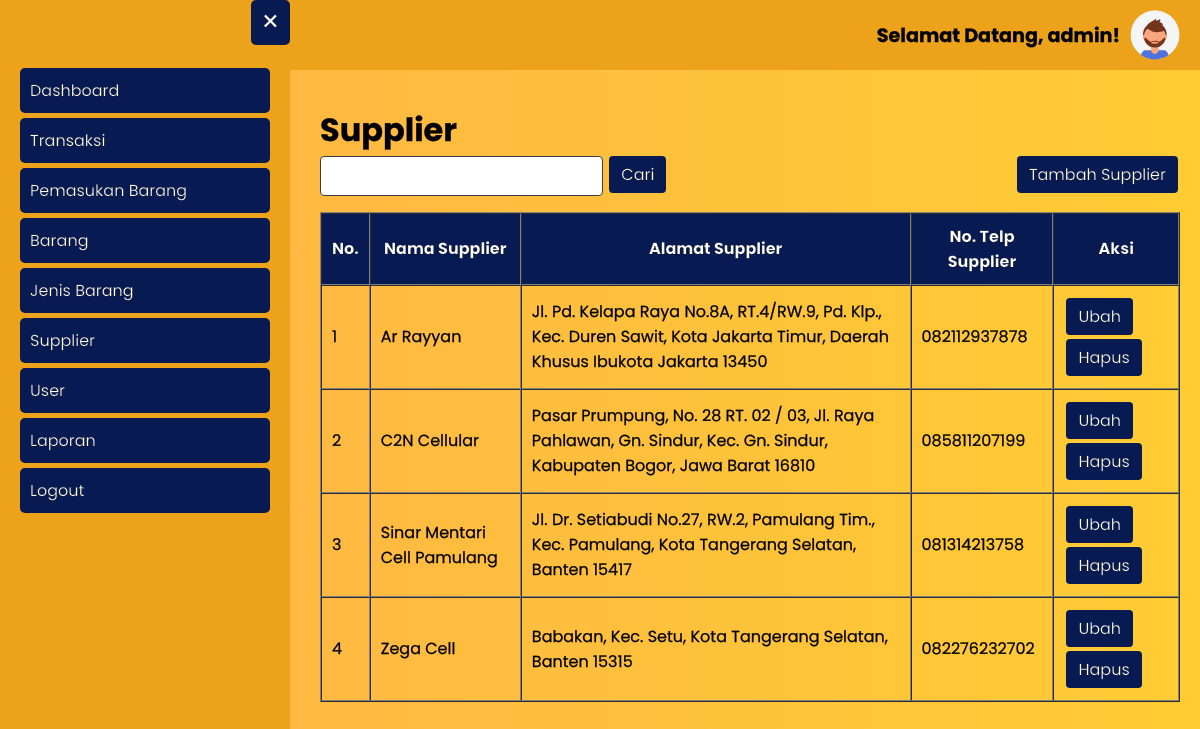
Page /supplier/supplier.php (signed in) on the committed database.
### tables this page shows
CREATE TABLE `user` (
  `id_user` int(11) NOT NULL,
  `username` varchar(20) NOT NULL,
  `password` varchar(300) NOT NULL,
  `hak_akses` enum('administrator','operator') NOT NULL,
  `nama_lengkap` varchar(50) NOT NULL,
  `no_telp_user` varchar(20) NOT NULL
);

CREATE TABLE `supplier` (
  `id_supplier` int(11) NOT NULL,
  `nama_supplier` varchar(50) NOT NULL,
  `alamat_supplier` text NOT NULL,
  `no_telp_supplier` varchar(20) NOT NULL
);

### supplier/supplier.php (the view, shortened to what this page needs)
<?php
require_once '../koneksi.php';
$supplier = mysqli_query($koneksi, "SELECT * FROM supplier ORDER BY nama_supplier ASC");
$id_user = htmlspecialchars($_SESSION['id_user']);
$data_profile = mysqli_fetch_assoc(mysqli_query($koneksi, "SELECT * FROM user WHERE id_user = '$id_user'"));
?>
<html>
<head>
	<?php include_once '../include/head.php'; ?>
</head>
<body class="bg-gradient">
    <?php include_once '../include/topbar.php' ?>
	<?php include_once '../include/sidebar.php'; ?>
	<div class="main-content">
		<div class="my">
			<h1>Supplier</h1>
			<form method="get" class="inline-block form-cari-input">
				<input type="text" name="cari" value="<?= (isset($_GET['btnCari'])? $cari : ''); ?>">
				<button type="submit" class="btn" name="btnCari">Cari</button>
			</form>
			<a href="<?= BASE_URL; ?>supplier/tambah_supplier.php" class="btn float-right">Tambah Supplier</a>
			<table border="1" cellpadding="10" cellspacing="0">
				<thead class="thead">
					<tr>
						<th>No.</th>
						<th>Nama Supplier</th>
						<th>Alamat Supplier</th>
						<th>No. Telp Supplier</th>
						<?php if ($data_profile['hak_akses'] == 'administrator'): ?>
							<th>Aksi</th>
						<?php endif ?>
					</tr>
				</thead>
				<tbody>
					<?php $i = 1; ?>
					<?php foreach ($supplier as $ds): ?>
						<tr>
							<td><?= $i++; ?></td>
							<td><?= $ds['nama_supplier']; ?></td>
							<td><?= $ds['alamat_supplier']; ?></td>
							<td><?= $ds['no_telp_supplier']; ?></td>
							<?php if ($data_profile['hak_akses'] == 'administrator'): ?>
								<td>
									<a href="ubah_supplier.php?id_supplier=<?= $ds['id_supplier']; ?>" class="btn">Ubah</a>
									<a onclick="return confirm('Apakah Anda yakin ingin menghapus supplier <?= $ds['nama_supplier']; ?>?')" href="hapus_supplier.php?id_supplier=<?= $ds['id_supplier']; ?>" class="btn">Hapus</a>
								</td>
							<?php endif ?>
						</tr>
					<?php endforeach ?>
				</tbody>
			</table>
		</div>
	</div>
</body>
</html>

### include/topbar.php
<button class="open-btn">&#9776;</button>
<div class="topbar">
	<h1>Selamat Datang, <?= $data_profile['username']; ?>!</h1>
	<a href="<?= BASE_URL; ?>user/profile.php">
		<img src="<?= BASE_URL; ?>assets/img/profile_pic.svg" alt="Profile Picture">
	</a>
</div>

### assets/style.css (style rules this page uses)
* { font-family: 'Poppins', sans-serif; -webkit-text-stroke-width: .25px; -webkit-text-stroke-color: black; }
body { margin: 0; padding: 0; }
.bg-gradient { background: rgb(255,179,71); background: linear-gradient(90deg, rgba(255,179,71,1) 0%, rgba(255,204,51,1) 100%); }
.form-cari-input input { color: #495057; background-color: #fff; border: 1px solid #403B4A; border-radius: 0.25rem; padding: 0.55rem 0.75rem; }
.thead { background-color: #071a52; color: white; }
.my { margin: 1rem 0; }
.main-content { margin-left: 300px; padding: 20px; transition: all 0.3s ease-in-out; }
.main-content h1 { padding: 0; margin: 0; }
.open-btn { position: absolute; left: 10px; top: 10px; font-size: 30px; padding: 0 10px; cursor: pointer; border-radius: 5px; background: #071a52; border: none; color: white; }
.topbar { display: flex; justify-content: flex-end; align-items: center; background-color: #eca31b; padding: 10px 20px; }
.topbar img { height: 50px; width: 50px; border-radius: 50%; margin-left: 10px; margin-right: 0; }
.topbar h1 { font-size: 1.2em; margin: 0; }
.btn { margin: 2px; display: inline-block; font-size: 1rem; color: black; text-align: center; border: 1px solid black; padding: 0.375rem 0.75rem; border-radius: 0.25rem; text-decoration: none; cursor: pointer; background: #071a52; border: none; color: white; }
.inline-block { display: inline-block; }
.float-right { float: right; }
table { width: 100%; }

### rows in the picture
user: username "admin"
supplier: nama_supplier "Ar Rayyan", alamat_supplier "Jl. Pd. Kelapa Raya No.8A, RT.4/RW.9, Pd. Klp., Kec. Duren Sawit, Kota Jakarta Timur, Daerah Khusus Ibukota Jakarta 13450", no_telp_supplier "082112937878"
supplier: nama_supplier "C2N Cellular", alamat_supplier "Pasar Prumpung, No. 28 RT. 02 / 03, Jl. Raya Pahlawan, Gn. Sindur, Kec. Gn. Sindur, Kabupaten Bogor, Jawa Barat 16810", no_telp_supplier "085811207199"
supplier: nama_supplier "Sinar Mentari Cell Pamulang", alamat_supplier "Jl. Dr. Setiabudi No.27, RW.2, Pamulang Tim., Kec. Pamulang, Kota Tangerang Selatan, Banten 15417", no_telp_supplier "081314213758"
supplier: nama_supplier "Zega Cell", alamat_supplier "Babakan, Kec. Setu, Kota Tangerang Selatan, Banten 15315", no_telp_supplier "082276232702"
